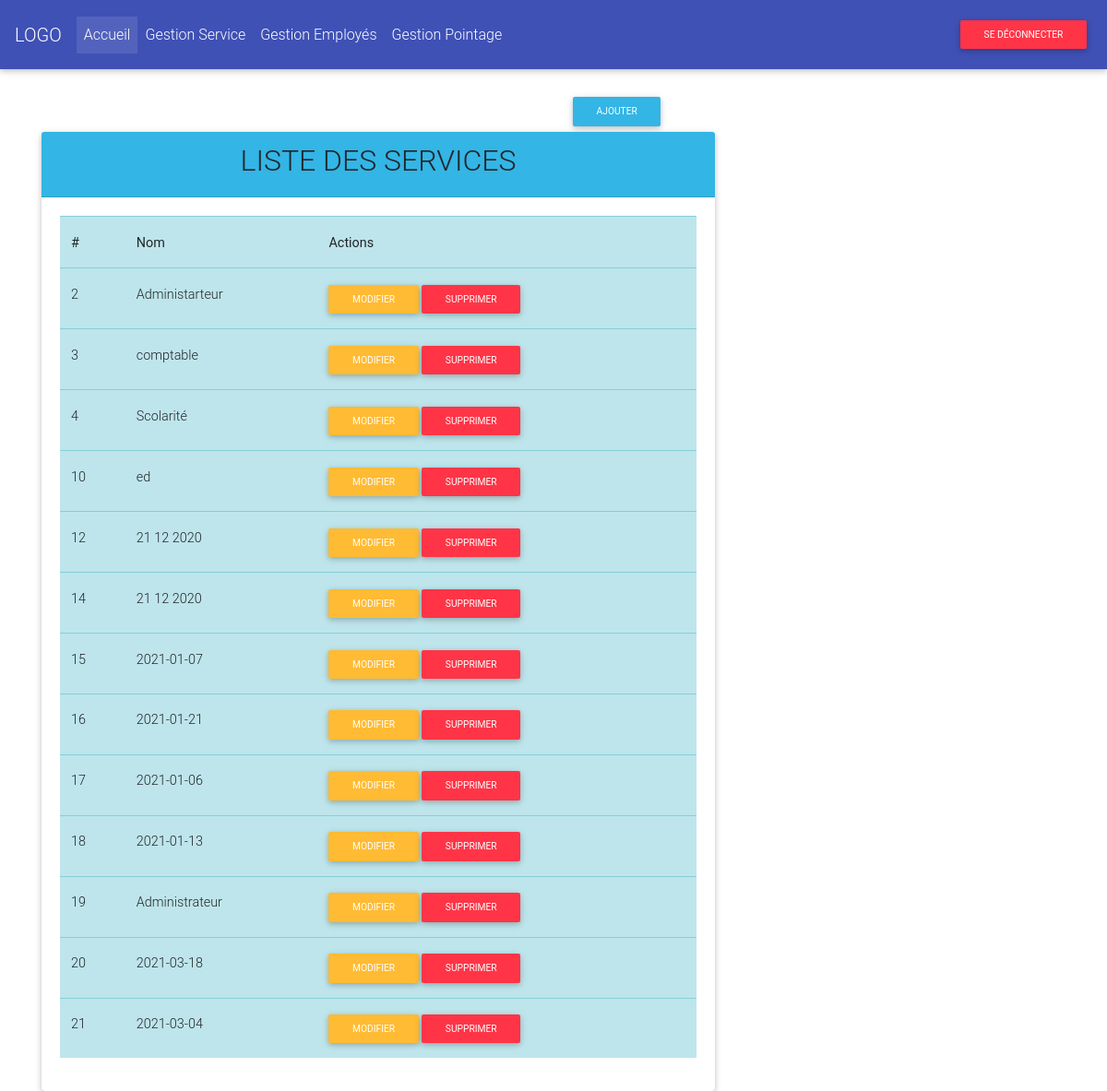
/accueil.php?p=gService (signed in), run on the app's committed database.
### tables this page shows
CREATE TABLE `service` (
  `idService` int(11) NOT NULL,
  `nomService` varchar(100) NOT NULL
);

### models/serviceBD.php (called while the page is built, shortened)
<?php
    require_once 'bdd.php';
    function getServices(){
        $req = "SELECT * FROM service ORDER BY idService";
        global $db;
        return $db->query($req)->fetchAll();
    }

### views/service/indexService.php (the view, shortened to what this page needs)
<div class="container mt-4">
    <div class="row">
        <div class="col-md-4 offset-6">
            <a href="/Pointage/accueil.php?p=ajoutService" class="btn btn-sm btn-info">Ajouter</a>
        </div>
    </div>
    <div class="row">
        <div class="col-md-8">
            <div class="card">
                <div class="card-header bg-info text-center text-uppercase">
                    <h2>Liste des Services</h2>
                </div>
                <div class="card-body">
                    <table class="table-info table">
                        <tr>
                            <th>#</th>
                            <th>Nom</th>
                            <th colspan="2">Actions</th>
                        </tr>
                        <?php
                        foreach ($services as $s){
                            ?>
                            <tr>
                                <td><?= $s['idService'] ?></td>
                                <td><?= $s['nomService'] ?></td>
                                <td colspan="2"><a href="/Pointage/accueil.php?p=modifierService&idService=<?= $s['idService']?>" class="btn btn-sm btn-warning">Modifier</a>
                                    <a href="views/service/indexService.php?idServiceSup=<?= $s['idService']?>" class="btn btn-sm btn-danger">Supprimer</a></td>
                            </tr>
                        <?php  }
                        ?>
                    </table>
                </div>
            </div>
        </div>
    </div>
</div>

### header.php (shortened to what this page needs)
<!DOCTYPE html>
<html>
<head>
    <link rel="stylesheet" href="/Pointage/public/css/bootstrap.css">
    <link rel="stylesheet" href="/Pointage/public/css/mdb.css">
</head>
<body>

### topBar.php (shortened to what this page needs)
<nav class="navbar navbar-expand-lg navbar-dark indigo">
    <a class="navbar-brand" href="#">LOGO</a>
    <div class="collapse navbar-collapse" id="navbarText">
        <ul class="navbar-nav mr-auto">
            <li class="nav-item active">
                <a class="nav-link" href="?p=accueil">Accueil
                </a>
            </li>
            <li class="nav-item">
                <a class="nav-link" href="?p=gService" >Gestion Service</a>
            </li>
            <li class="nav-item">
                <a class="nav-link" href="?p=gEmploye" >Gestion Employés</a>
            </li>
            <li class="nav-item">
                <a class="nav-link" href="?p=gPointage">Gestion Pointage</a>
            </li>
        </ul>
            <span class="navbar-text white-text">
                <a href="?btnDecon" class="btn btn-danger btn-sm">Se déconnecter</a>
            </span>
    </div>
</nav>

### accueil.php (shortened to what this page needs)
<?php
require_once 'models/serviceBD.php';
include_once 'header.php';
include_once 'topBar.php';
if (isset($_GET['p'])){
    switch ($_GET['p']){
        case 'gService':
            $services = getServices();
            include_once 'views/service/indexService.php';
            break;
    }
} else{
    include_once 'bienvenue.php';
}

### data on the page
service: idService "2", nomService "Administarteur"
service: idService "3", nomService "comptable"
service: idService "4", nomService "Scolarité"
service: idService "10", nomService "ed"
service: idService "12", nomService "21 12 2020"
service: idService "14", nomService "21 12 2020"
service: idService "15", nomService "2021-01-07"
service: idService "16", nomService "2021-01-21"
service: idService "17", nomService "2021-01-06"
service: idService "18", nomService "2021-01-13"
service: idService "19", nomService "Administrateur"
service: idService "20", nomService "2021-03-18"
service: idService "21", nomService "2021-03-04"
